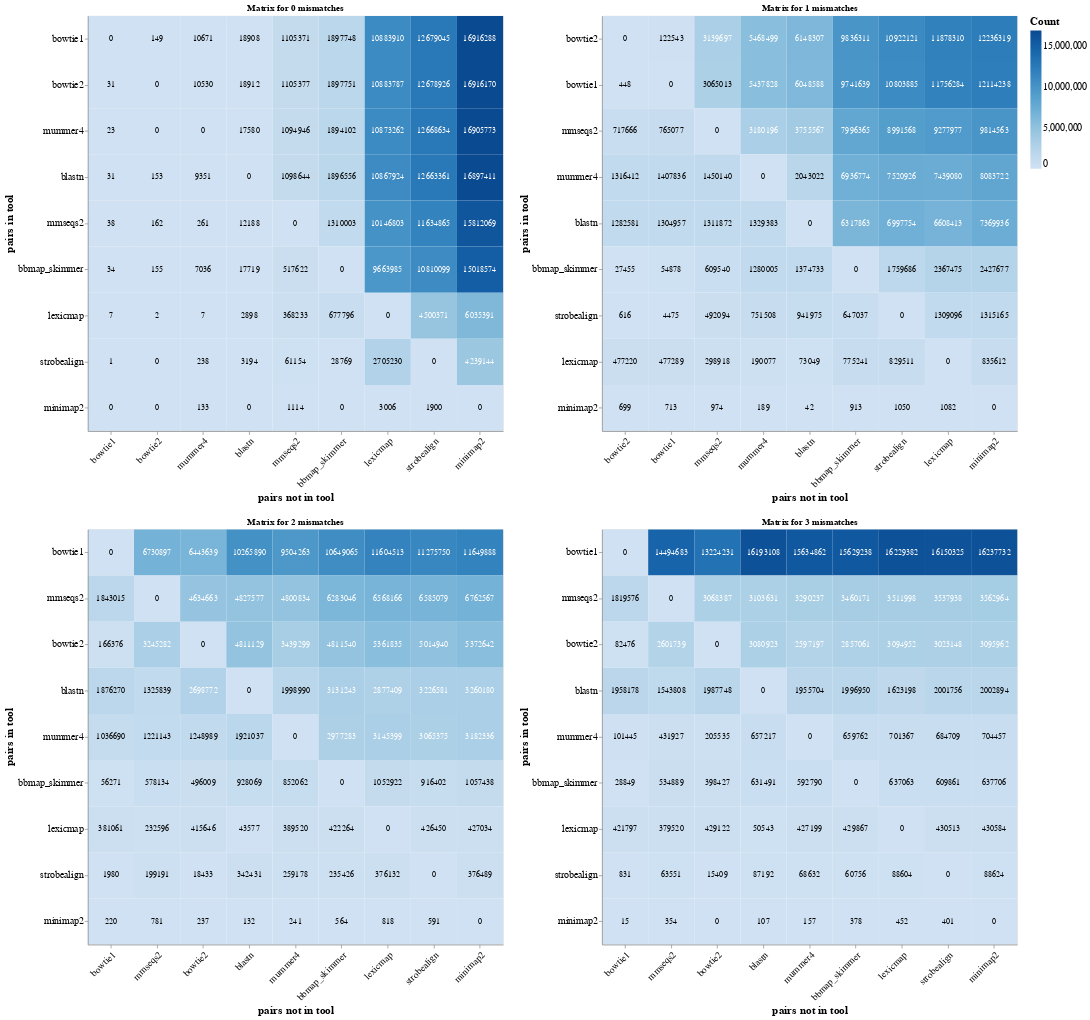

Notebook source saved alongside this figure:
### Markdown cell above
Let's combine all the matrixes svgs into one for the manuscript

### Code cell
import altair as alt

row_1 = alt.hconcat(all_charts[0],all_charts[1])
row_2 = alt.hconcat(all_charts[2],all_charts[3])
chart = alt.vconcat(row_1,row_2)
chart.save("results/real_data/plots/matrix_combined.svg")
chart.save("results/real_data/plots/matrix_combined.pdf",format="pdf")
chart

### Figure 1 — Vega-Lite specification as saved in the notebook (floating-point values rounded to 4 significant figures)
{"config": {"view": {"continuousWidth": 300, "continuousHeight": 300}}, "vconcat": [{"hconcat": [{"layer": [{"mark": {"type": "rect"}, "encoding": {"color": {"field": "count", "legend": {"labelFontSize": 14, "title": "Count", "titleFontSize": 16}, "scale": {"scheme": "blues"}, "type": "quantitative"}, "tooltip": [{"field": "in_tool", "type": "nominal"}, {"field": "not_in_tool", "type": "nominal"}, {"field": "count", "type": "quantitative"}], "x": {"axis": {"labelAngle": -45, "labelFontSize": 14, "titleFontSize": 16}, "field": "not_in_tool", "sort": ["bowtie1", "bowtie2", "mummer4", "blastn", "mmseqs2", "bbmap_skimmer", "lexicmap", "strobealign", "minimap2"], "title": "pairs not in tool", "type": "nominal"}, "y": {"axis": {"labelFontSize": 14, "titleFontSize": 16}, "field": "in_tool", "sort": ["bowtie1", "bowtie2", "mummer4", "blastn", "mmseqs2", "bbmap_skimmer", "lexicmap", "strobealign", "minimap2"], "title": "pairs in tool", "type": "nominal"}}, "title": "Matrix for 0 mismatches"}, {"mark": {"type": "text", "baseline": "middle"}, "encoding": {"color": {"condition": {"test": "(datum.count > 3302364.5185185187)", "value": "white"}, "value": "black"}, "text": {"field": "count", "format": "d", "type": "quantitative"}, "tooltip": [{"field": "in_tool", "type": "nominal"}, {"field": "not_in_tool", "type": "nominal"}, {"field": "count", "type": "quantitative"}], "x": {"axis": {"labelAngle": -45, "labelFontSize": 14, "titleFontSize": 16}, "field": "not_in_tool", "sort": ["bowtie1", "bowtie2", "mummer4", "blastn", "mmseqs2", "bbmap_skimmer", "lexicmap", "strobealign", "minimap2"], "title": "pairs not in tool", "type": "nominal"}, "y": {"axis": {"labelFontSize": 14, "titleFontSize": 16}, "field": "in_tool", "sort": ["bowtie1", "bowtie2", "mummer4", "blastn", "mmseqs2", "bbmap_skimmer", "lexicmap", "strobealign", "minimap2"], "title": "pairs in tool", "type": "nominal"}}, "title": "Matrix for 0 mismatches"}], "data": {"name": "data-8a3f7eb47157b83a7a8fcba73a048d3e"}, "height": 600, "width": 600}, {"layer": [{"mark": {"type": "rect"}, "encoding": {"color": {"field": "count", "legend": {"labelFontSize": 14, "title": "Count", "titleFontSize": 16}, "scale": {"scheme": "blues"}, "type": "quantitative"}, "tooltip": [{"field": "in_tool", "type": "nominal"}, {"field": "not_in_tool", "type": "nominal"}, {"field": "count", "type": "quantitative"}], "x": {"axis": {"labelAngle": -45, "labelFontSize": 14, "titleFontSize": 16}, "field": "not_in_tool", "sort": ["bowtie2", "bowtie1", "mmseqs2", "mummer4", "blastn", "bbmap_skimmer", "strobealign", "lexicmap", "minimap2"], "title": "pairs not in tool", "type": "nominal"}, "y": {"axis": {"labelFontSize": 14, "titleFontSize": 16}, "field": "in_tool", "sort": ["bowtie2", "bowtie1", "mmseqs2", "mummer4", "blastn", "bbmap_skimmer", "strobealign", "lexicmap", "minimap2"], "title": "pairs in tool", "type": "nominal"}}, "title": "Matrix for 1 mismatches"}, {"mark": {"type": "text", "baseline": "middle"}, "encoding": {"color": {"condition": {"test": "(datum.count > 3102045.358024691)", "value": "white"}, "value": "black"}, "text": {"field": "count", "format": "d", "type": "quantitative"}, "tooltip": [{"field": "in_tool", "type": "nominal"}, {"field": "not_in_tool", "type": "nominal"}, {"field": "count", "type": "quantitative"}], "x": {"axis": {"labelAngle": -45, "labelFontSize": 14, "titleFontSize": 16}, "field": "not_in_tool", "sort": ["bowtie2", "bowtie1", "mmseqs2", "mummer4", "blastn", "bbmap_skimmer", "strobealign", "lexicmap", "minimap2"], "title": "pairs not in tool", "type": "nominal"}, "y": {"axis": {"labelFontSize": 14, "titleFontSize": 16}, "field": "in_tool", "sort": ["bowtie2", "bowtie1", "mmseqs2", "mummer4", "blastn", "bbmap_skimmer", "strobealign", "lexicmap", "minimap2"], "title": "pairs in tool", "type": "nominal"}}, "title": "Matrix for 1 mismatches"}], "data": {"name": "data-0a3e92b621a56f6972028d1f9bd8baf2"}, "height": 600, "width": 600}]}, {"hconcat": [{"layer": [{"mark": {"type": "rect"}, "encoding": {"color": {"field": "count", "legend": {"labelFontSize": 14, "title": "Count", "titleFontSize": 16}, "scale": {"scheme": "blues"}, "type": "quantitative"}, "tooltip": [{"field": "in_tool", "type": "nominal"}, {"field": "not_in_tool", "type": "nominal"}, {"field": "count", "type": "quantitative"}], "x": {"axis": {"labelAngle": -45, "labelFontSize": 14, "titleFontSize": 16}, "field": "not_in_tool", "sort": ["bowtie1", "mmseqs2", "bowtie2", "blastn", "mummer4", "bbmap_skimmer", "lexicmap", "strobealign", "minimap2"], "title": "pairs not in tool", "type": "nominal"}, "y": {"axis": {"labelFontSize": 14, "titleFontSize": 16}, "field": "in_tool", "sort": ["bowtie1", "mmseqs2", "bowtie2", "blastn", "mummer4", "bbmap_skimmer", "lexicmap", "strobealign", "minimap2"], "title": "pairs in tool", "type": "nominal"}}, "title": "Matrix for 2 mismatches"}, {"mark": {"type": "text", "baseline": "middle"}, "encoding": {"color": {"condition": {"test": "(datum.count > 2485601.6049382715)", "value": "white"}, "value": "black"}, "text": {"field": "count", "format": "d", "type": "quantitative"}, "tooltip": [{"field": "in_tool", "type": "nominal"}, {"field": "not_in_tool", "type": "nominal"}, {"field": "count", "type": "quantitative"}], "x": {"axis": {"labelAngle": -45, "labelFontSize": 14, "titleFontSize": 16}, "field": "not_in_tool", "sort": ["bowtie1", "mmseqs2", "bowtie2", "blastn", "mummer4", "bbmap_skimmer", "lexicmap", "strobealign", "minimap2"], "title": "pairs not in tool", "type": "nominal"}, "y": {"axis": {"labelFontSize": 14, "titleFontSize": 16}, "field": "in_tool", "sort": ["bowtie1", "mmseqs2", "bowtie2", "blastn", "mummer4", "bbmap_skimmer", "lexicmap", "strobealign", "minimap2"], "title": "pairs in tool", "type": "nominal"}}, "title": "Matrix for 2 mismatches"}], "data": {"name": "data-c92d49de97ec8303782bbec9ae9aeaf1"}, "height": 600, "width": 600}, {"layer": [{"mark": {"type": "rect"}, "encoding": {"color": {"field": "count", "legend": {"labelFontSize": 14, "title": "Count", "titleFontSize": 16}, "scale": {"scheme": "blues"}, "type": "quantitative"}, "tooltip": [{"field": "in_tool", "type": "nominal"}, {"field": "not_in_tool", "type": "nominal"}, {"field": "count", "type": "quantitative"}], "x": {"axis": {"labelAngle": -45, "labelFontSize": 14, "titleFontSize": 16}, "field": "not_in_tool", "sort": ["bowtie1", "mmseqs2", "bowtie2", "blastn", "mummer4", "bbmap_skimmer", "lexicmap", "strobealign", "minimap2"], "title": "pairs not in tool", "type": "nominal"}, "y": {"axis": {"labelFontSize": 14, "titleFontSize": 16}, "field": "in_tool", "sort": ["bowtie1", "mmseqs2", "bowtie2", "blastn", "mummer4", "bbmap_skimmer", "lexicmap", "strobealign", "minimap2"], "title": "pairs in tool", "type": "nominal"}}, "title": "Matrix for 3 mismatches"}, {"mark": {"type": "text", "baseline": "middle"}, "encoding": {"color": {"condition": {"test": "(datum.count > 2424003.2098765434)", "value": "white"}, "value": "black"}, "text": {"field": "count", "format": "d", "type": "quantitative"}, "tooltip": [{"field": "in_tool", "type": "nominal"}, {"field": "not_in_tool", "type": "nominal"}, {"field": "count", "type": "quantitative"}], "x": {"axis": {"labelAngle": -45, "labelFontSize": 14, "titleFontSize": 16}, "field": "not_in_tool", "sort": ["bowtie1", "mmseqs2", "bowtie2", "blastn", "mummer4", "bbmap_skimmer", "lexicmap", "strobealign", "minimap2"], "title": "pairs not in tool", "type": "nominal"}, "y": {"axis": {"labelFontSize": 14, "titleFontSize": 16}, "field": "in_tool", "sort": ["bowtie1", "mmseqs2", "bowtie2", "blastn", "mummer4", "bbmap_skimmer", "lexicmap", "strobealign", "minimap2"], "title": "pairs in tool", "type": "nominal"}}, "title": "Matrix for 3 mismatches"}], "data": {"name": "data-4cb32678132ec3e057c491d891dc3567"}, "height": 600, "width": 600}]}], "$schema": "https://vega.github.io/schema/vega-lite/v5.20.1.json", "datasets": {"data-8a3f7eb47157b83a7a8fcba73a048d3e": [{"in_tool": "bowtie1", "not_in_tool": "bowtie1", "count": 0}, {"in_tool": "bowtie2", "not_in_tool": "bowtie1", "count": 31}, {"in_tool": "mummer4", "not_in_tool": "bowtie1", "count": 23}, {"in_tool": "blastn", "not_in_tool": "bowtie1", "count": 31}, {"in_tool": "mmseqs2", "not_in_tool": "bowtie1", "count": 38}, {"in_tool": "bbmap_skimmer", "not_in_tool": "bowtie1", "count": 34}, {"in_tool": "lexicmap", "not_in_tool": "bowtie1", "count": 7}, {"in_tool": "strobealign", "not_in_tool": "bowtie1", "count": 1}, {"in_tool": "minimap2", "not_in_tool": "bowtie1", "count": 0}, {"in_tool": "bowtie1", "not_in_tool": "bowtie2", "count": 149}, {"in_tool": "bowtie2", "not_in_tool": "bowtie2", "count": 0}, {"in_tool": "mummer4", "not_in_tool": "bowtie2", "count": 0}, {"in_tool": "blastn", "not_in_tool": "bowtie2", "count": 153}, {"in_tool": "mmseqs2", "not_in_tool": "bowtie2", "count": 162}, {"in_tool": "bbmap_skimmer", "not_in_tool": "bowtie2", "count": 155}, {"in_tool": "lexicmap", "not_in_tool": "bowtie2", "count": 2}, {"in_tool": "strobealign", "not_in_tool": "bowtie2", "count": 0}, {"in_tool": "minimap2", "not_in_tool": "bowtie2", "count": 0}, {"in_tool": "bowtie1", "not_in_tool": "mummer4", "count": 10671}, {"in_tool": "bowtie2", "not_in_tool": "mummer4", "count": 10530}, {"in_tool": "mummer4", "not_in_tool": "mummer4", "count": 0}, {"in_tool": "blastn", "not_in_tool": "mummer4", "count": 9351}, {"in_tool": "mmseqs2", "not_in_tool": "mummer4", "count": 261}, {"in_tool": "bbmap_skimmer", "not_in_tool": "mummer4", "count": 7036}, {"in_tool": "lexicmap", "not_in_tool": "mummer4", "count": 7}, {"in_tool": "strobealign", "not_in_tool": "mummer4", "count": 238}, {"in_tool": "minimap2", "not_in_tool": "mummer4", "count": 133}, {"in_tool": "bowtie1", "not_in_tool": "blastn", "count": 18908}, {"in_tool": "bowtie2", "not_in_tool": "blastn", "count": 18912}, {"in_tool": "mummer4", "not_in_tool": "blastn", "count": 17580}, {"in_tool": "blastn", "not_in_tool": "blastn", "count": 0}, {"in_tool": "mmseqs2", "not_in_tool": "blastn", "count": 12188}, {"in_tool": "bbmap_skimmer", "not_in_tool": "blastn", "count": 17719}, {"in_tool": "lexicmap", "not_in_tool": "blastn", "count": 2898}, {"in_tool": "strobealign", "not_in_tool": "blastn", "count": 3194}, {"in_tool": "minimap2", "not_in_tool": "blastn", "count": 0}, {"in_tool": "bowtie1", "not_in_tool": "mmseqs2", "count": 1105371}, {"in_tool": "bowtie2", "not_in_tool": "mmseqs2", "count": 1105377}, {"in_tool": "mummer4", "not_in_tool": "mmseqs2", "count": 1094946}, {"in_tool": "blastn", "not_in_tool": "mmseqs2", "count": 1098644}, {"in_tool": "mmseqs2", "not_in_tool": "mmseqs2", "count": 0}, {"in_tool": "bbmap_skimmer", "not_in_tool": "mmseqs2", "count": 517622}, {"in_tool": "lexicmap", "not_in_tool": "mmseqs2", "count": 368233}, {"in_tool": "strobealign", "not_in_tool": "mmseqs2", "count": 61154}, {"in_tool": "minimap2", "not_in_tool": "mmseqs2", "count": 1114}, {"in_tool": "bowtie1", "not_in_tool": "bbmap_skimmer", "count": 1897748}, {"in_tool": "bowtie2", "not_in_tool": "bbmap_skimmer", "count": 1897751}, {"in_tool": "mummer4", "not_in_tool": "bbmap_skimmer", "count": 1894102}, {"in_tool": "blastn", "not_in_tool": "bbmap_skimmer", "count": 1896556}, {"in_tool": "mmseqs2", "not_in_tool": "bbmap_skimmer", "count": 1310003}, {"in_tool": "bbmap_skimmer", "not_in_tool": "bbmap_skimmer", "count": 0}, {"in_tool": "lexicmap", "not_in_tool": "bbmap_skimmer", "count": 677796}, {"in_tool": "strobealign", "not_in_tool": "bbmap_skimmer", "count": 28769}, {"in_tool": "minimap2", "not_in_tool": "bbmap_skimmer", "count": 0}, {"in_tool": "bowtie1", "not_in_tool": "lexicmap", "count": 10883910}, {"in_tool": "bowtie2", "not_in_tool": "lexicmap", "count": 10883787}, {"in_tool": "mummer4", "not_in_tool": "lexicmap", "count": 10873262}, {"in_tool": "blastn", "not_in_tool": "lexicmap", "count": 10867924}, {"in_tool": "mmseqs2", "not_in_tool": "lexicmap", "count": 10146803}, {"in_tool": "bbmap_skimmer", "not_in_tool": "lexicmap", "count": 9663985}, {"in_tool": "lexicmap", "not_in_tool": "lexicmap", "count": 0}, {"in_tool": "strobealign", "not_in_tool": "lexicmap", "count": 2705230}, {"in_tool": "minimap2", "not_in_tool": "lexicmap", "count": 3006}, {"in_tool": "bowtie1", "not_in_tool": "strobealign", "count": 12679045}, {"in_tool": "bowtie2", "not_in_tool": "strobealign", "count": 12678926}, {"in_tool": "mummer4", "not_in_tool": "strobealign", "count": 12668634}, {"in_tool": "blastn", "not_in_tool": "strobealign", "count": 12663361}, {"in_tool": "mmseqs2", "not_in_tool": "strobealign", "count": 11634865}, {"in_tool": "bbmap_skimmer", "not_in_tool": "strobealign", "count": 10810099}, {"in_tool": "lexicmap", "not_in_tool": "strobealign", "count": 4500371}, {"in_tool": "strobealign", "not_in_tool": "strobealign", "count": 0}, {"in_tool": "minimap2", "not_in_tool": "strobealign", "count": 1900}, {"in_tool": "bowtie1", "not_in_tool": "minimap2", "count": 16916288}, {"in_tool": "bowtie2", "not_in_tool": "minimap2", "count": 16916170}, {"in_tool": "mummer4", "not_in_tool": "minimap2", "count": 16905773}, {"in_tool": "blastn", "not_in_tool": "minimap2", "count": 16897411}, {"in_tool": "mmseqs2", "not_in_tool": "minimap2", "count": 15812069}, {"in_tool": "bbmap_skimmer", "not_in_tool": "minimap2", "count": 15018574}, {"in_tool": "lexicmap", "not_in_tool": "minimap2", "count": 6035391}, {"in_tool": "strobealign", "not_in_tool": "minimap2", "count": 4239144}, {"in_tool": "minimap2", "not_in_tool": "minimap2", "count": 0}], "data-0a3e92b621a56f6972028d1f9bd8baf2": [{"in_tool": "bowtie2", "not_in_tool": "bowtie2", "count": 0}, {"in_tool": "bowtie1", "not_in_tool": "bowtie2", "count": 448}, {"in_tool": "mmseqs2", "not_in_tool": "bowtie2", "count": 717666}, {"in_tool": "mummer4", "not_in_tool": "bowtie2", "count": 1316412}, {"in_tool": "blastn", "not_in_tool": "bowtie2", "count": 1282581}, {"in_tool": "bbmap_skimmer", "not_in_tool": "bowtie2", "count": 27455}, {"in_tool": "strobealign", "not_in_tool": "bowtie2", "count": 616}, {"in_tool": "lexicmap", "not_in_tool": "bowtie2", "count": 477220}, {"in_tool": "minimap2", "not_in_tool": "bowtie2", "count": 699}, {"in_tool": "bowtie2", "not_in_tool": "bowtie1", "count": 122543}, {"in_tool": "bowtie1", "not_in_tool": "bowtie1", "count": 0}, {"in_tool": "mmseqs2", "not_in_tool": "bowtie1", "count": 765077}, {"in_tool": "mummer4", "not_in_tool": "bowtie1", "count": 1407836}, {"in_tool": "blastn", "not_in_tool": "bowtie1", "count": 1304957}, {"in_tool": "bbmap_skimmer", "not_in_tool": "bowtie1", "count": 54878}, {"in_tool": "strobealign", "not_in_tool": "bowtie1", "count": 4475}, {"in_tool": "lexicmap", "not_in_tool": "bowtie1", "count": 477289}, {"in_tool": "minimap2", "not_in_tool": "bowtie1", "count": 713}, {"in_tool": "bowtie2", "not_in_tool": "mmseqs2", "count": 3139697}, {"in_tool": "bowtie1", "not_in_tool": "mmseqs2", "count": 3065013}, {"in_tool": "mmseqs2", "not_in_tool": "mmseqs2", "count": 0}, {"in_tool": "mummer4", "not_in_tool": "mmseqs2", "count": 1450140}, {"in_tool": "blastn", "not_in_tool": "mmseqs2", "count": 1311872}, {"in_tool": "bbmap_skimmer", "not_in_tool": "mmseqs2", "count": 609540}, {"in_tool": "strobealign", "not_in_tool": "mmseqs2", "count": 492094}, {"in_tool": "lexicmap", "not_in_tool": "mmseqs2", "count": 298918}, {"in_tool": "minimap2", "not_in_tool": "mmseqs2", "count": 974}, {"in_tool": "bowtie2", "not_in_tool": "mummer4", "count": 5468499}, {"in_tool": "bowtie1", "not_in_tool": "mummer4", "count": 5437828}, {"in_tool": "mmseqs2", "not_in_tool": "mummer4", "count": 3180196}, {"in_tool": "mummer4", "not_in_tool": "mummer4", "count": 0}, {"in_tool": "blastn", "not_in_tool": "mummer4", "count": 1329383}, {"in_tool": "bbmap_skimmer", "not_in_tool": "mummer4", "count": 1280005}, {"in_tool": "strobealign", "not_in_tool": "mummer4", "count": 751508}, {"in_tool": "lexicmap", "not_in_tool": "mummer4", "count": 190077}, {"in_tool": "minimap2", "not_in_tool": "mummer4", "count": 189}, {"in_tool": "bowtie2", "not_in_tool": "blastn", "count": 6148307}, {"in_tool": "bowtie1", "not_in_tool": "blastn", "count": 6048588}, {"in_tool": "mmseqs2", "not_in_tool": "blastn", "count": 3755567}, {"in_tool": "mummer4", "not_in_tool": "blastn", "count": 2043022}, {"in_tool": "blastn", "not_in_tool": "blastn", "count": 0}, {"in_tool": "bbmap_skimmer", "not_in_tool": "blastn", "count": 1374733}, {"in_tool": "strobealign", "not_in_tool": "blastn", "count": 941975}, {"in_tool": "lexicmap", "not_in_tool": "blastn", "count": 73049}, {"in_tool": "minimap2", "not_in_tool": "blastn", "count": 42}, {"in_tool": "bowtie2", "not_in_tool": "bbmap_skimmer", "count": 9836311}, {"in_tool": "bowtie1", "not_in_tool": "bbmap_skimmer", "count": 9741639}, {"in_tool": "mmseqs2", "not_in_tool": "bbmap_skimmer", "count": 7996365}, {"in_tool": "mummer4", "not_in_tool": "bbmap_skimmer", "count": 6936774}, {"in_tool": "blastn", "not_in_tool": "bbmap_skimmer", "count": 6317863}, {"in_tool": "bbmap_skimmer", "not_in_tool": "bbmap_skimmer", "count": 0}, {"in_tool": "strobealign", "not_in_tool": "bbmap_skimmer", "count": 647037}, {"in_tool": "lexicmap", "not_in_tool": "bbmap_skimmer", "count": 775241}, {"in_tool": "minimap2", "not_in_tool": "bbmap_skimmer", "count": 913}, {"in_tool": "bowtie2", "not_in_tool": "strobealign", "count": 10922121}, {"in_tool": "bowtie1", "not_in_tool": "strobealign", "count": 10803885}, {"in_tool": "mmseqs2", "not_in_tool": "strobealign", "count": 8991568}, {"in_tool": "mummer4", "not_in_tool": "strobealign", "count": 7520926}, {"in_tool": "blastn", "not_in_tool": "strobealign", "count": 6997754}, {"in_tool": "bbmap_skimmer", "not_in_tool": "strobealign", "count": 1759686}, {"in_tool": "strobealign", "not_in_tool": "strobealign", "count": 0}, {"in_tool": "lexicmap", "not_in_tool": "strobealign", "count": 829511}, {"in_tool": "minimap2", "not_in_tool": "strobealign", "count": 1050}, {"in_tool": "bowtie2", "not_in_tool": "lexicmap", "count": 11878310}, {"in_tool": "bowtie1", "not_in_tool": "lexicmap", "count": 11756284}, {"in_tool": "mmseqs2", "not_in_tool": "lexicmap", "count": 9277977}, {"in_tool": "mummer4", "not_in_tool": "lexicmap", "count": 7439080}, {"in_tool": "blastn", "not_in_tool": "lexicmap", "count": 6608413}, {"in_tool": "bbmap_skimmer", "not_in_tool": "lexicmap", "count": 2367475}, {"in_tool": "strobealign", "not_in_tool": "lexicmap", "count": 1309096}, {"in_tool": "lexicmap", "not_in_tool": "lexicmap", "count": 0}, {"in_tool": "minimap2", "not_in_tool": "lexicmap", "count": 1082}, {"in_tool": "bowtie2", "not_in_tool": "minimap2", "count": 12236319}, {"in_tool": "bowtie1", "not_in_tool": "minimap2", "count": 12114238}, {"in_tool": "mmseqs2", "not_in_tool": "minimap2", "count": 9814563}, {"in_tool": "mummer4", "not_in_tool": "minimap2", "count": 8083722}, {"in_tool": "blastn", "not_in_tool": "minimap2", "count": 7369936}, {"in_tool": "bbmap_skimmer", "not_in_tool": "minimap2", "count": 2427677}, {"in_tool": "strobealign", "not_in_tool": "minimap2", "count": 1315165}, {"in_tool": "lexicmap", "not_in_tool": "minimap2", "count": 835612}, {"in_tool": "minimap2", "not_in_tool": "minimap2", "count": 0}], "data-c92d49de97ec8303782bbec9ae9aeaf1": [{"in_tool": "bowtie1", "not_in_tool": "bowtie1", "count": 0}, {"in_tool": "mmseqs2", "not_in_tool": "bowtie1", "count": 1843015}, {"in_tool": "bowtie2", "not_in_tool": "bowtie1", "count": 166376}, {"in_tool": "blastn", "not_in_tool": "bowtie1", "count": 1876270}, {"in_tool": "mummer4", "not_in_tool": "bowtie1", "count": 1036690}, {"in_tool": "bbmap_skimmer", "not_in_tool": "bowtie1", "count": 56271}, {"in_tool": "lexicmap", "not_in_tool": "bowtie1", "count": 381061}, {"in_tool": "strobealign", "not_in_tool": "bowtie1", "count": 1980}, {"in_tool": "minimap2", "not_in_tool": "bowtie1", "count": 220}, {"in_tool": "bowtie1", "not_in_tool": "mmseqs2", "count": 6730897}, {"in_tool": "mmseqs2", "not_in_tool": "mmseqs2", "count": 0}, {"in_tool": "bowtie2", "not_in_tool": "mmseqs2", "count": 3245282}, {"in_tool": "blastn", "not_in_tool": "mmseqs2", "count": 1325839}, {"in_tool": "mummer4", "not_in_tool": "mmseqs2", "count": 1221143}, {"in_tool": "bbmap_skimmer", "not_in_tool": "mmseqs2", "count": 578134}, {"in_tool": "lexicmap", "not_in_tool": "mmseqs2", "count": 232596}, {"in_tool": "strobealign", "not_in_tool": "mmseqs2", "count": 199191}, {"in_tool": "minimap2", "not_in_tool": "mmseqs2", "count": 781}, {"in_tool": "bowtie1", "not_in_tool": "bowtie2", "count": 6443639}, {"in_tool": "mmseqs2", "not_in_tool": "bowtie2", "count": 4634663}, {"in_tool": "bowtie2", "not_in_tool": "bowtie2", "count": 0}, {"in_tool": "blastn", "not_in_tool": "bowtie2", "count": 2698772}, {"in_tool": "mummer4", "not_in_tool": "bowtie2", "count": 1248989}, {"in_tool": "bbmap_skimmer", "not_in_tool": "bowtie2", "count": 496009}, {"in_tool": "lexicmap", "not_in_tool": "bowtie2", "count": 415646}, {"in_tool": "strobealign", "not_in_tool": "bowtie2", "count": 18433}, {"in_tool": "minimap2", "not_in_tool": "bowtie2", "count": 237}, {"in_tool": "bowtie1", "not_in_tool": "blastn", "count": 10265890}, {"in_tool": "mmseqs2", "not_in_tool": "blastn", "count": 4827577}, {"in_tool": "bowtie2", "not_in_tool": "blastn", "count": 4811129}, {"in_tool": "blastn", "not_in_tool": "blastn", "count": 0}, {"in_tool": "mummer4", "not_in_tool": "blastn", "count": 1921037}, {"in_tool": "bbmap_skimmer", "not_in_tool": "blastn", "count": 928069}, {"in_tool": "lexicmap", "not_in_tool": "blastn", "count": 43577}, {"in_tool": "strobealign", "not_in_tool": "blastn", "count": 342431}, {"in_tool": "minimap2", "not_in_tool": "blastn", "count": 132}, {"in_tool": "bowtie1", "not_in_tool": "mummer4", "count": 9504263}, {"in_tool": "mmseqs2", "not_in_tool": "mummer4", "count": 4800834}, {"in_tool": "bowtie2", "not_in_tool": "mummer4", "count": 3439299}, {"in_tool": "blastn", "not_in_tool": "mummer4", "count": 1998990}, {"in_tool": "mummer4", "not_in_tool": "mummer4", "count": 0}, {"in_tool": "bbmap_skimmer", "not_in_tool": "mummer4", "count": 852062}, {"in_tool": "lexicmap", "not_in_tool": "mummer4", "count": 389520}, {"in_tool": "strobealign", "not_in_tool": "mummer4", "count": 259178}, {"in_tool": "minimap2", "not_in_tool": "mummer4", "count": 241}, {"in_tool": "bowtie1", "not_in_tool": "bbmap_skimmer", "count": 10649065}, {"in_tool": "mmseqs2", "not_in_tool": "bbmap_skimmer", "count": 6283046}, {"in_tool": "bowtie2", "not_in_tool": "bbmap_skimmer", "count": 4811540}, {"in_tool": "blastn", "not_in_tool": "bbmap_skimmer", "count": 3131243}, {"in_tool": "mummer4", "not_in_tool": "bbmap_skimmer", "count": 2977283}, {"in_tool": "bbmap_skimmer", "not_in_tool": "bbmap_skimmer", "count": 0}, {"in_tool": "lexicmap", "not_in_tool": "bbmap_skimmer", "count": 422264}, {"in_tool": "strobealign", "not_in_tool": "bbmap_skimmer", "count": 235426}, {"in_tool": "minimap2", "not_in_tool": "bbmap_skimmer", "count": 564}, {"in_tool": "bowtie1", "not_in_tool": "lexicmap", "count": 11604513}, {"in_tool": "mmseqs2", "not_in_tool": "lexicmap", "count": 6568166}, {"in_tool": "bowtie2", "not_in_tool": "lexicmap", "count": 5361835}, {"in_tool": "blastn", "not_in_tool": "lexicmap", "count": 2877409}, {"in_tool": "mummer4", "not_in_tool": "lexicmap", "count": 3145399}, {"in_tool": "bbmap_skimmer", "not_in_tool": "lexicmap", "count": 1052922}, {"in_tool": "lexicmap", "not_in_tool": "lexicmap", "count": 0}, {"in_tool": "strobealign", "not_in_tool": "lexicmap", "count": 376132}, {"in_tool": "minimap2", "not_in_tool": "lexicmap", "count": 818}, {"in_tool": "bowtie1", "not_in_tool": "strobealign", "count": 11275750}, {"in_tool": "mmseqs2", "not_in_tool": "strobealign", "count": 6585079}, {"in_tool": "bowtie2", "not_in_tool": "strobealign", "count": 5014940}, {"in_tool": "blastn", "not_in_tool": "strobealign", "count": 3226581}, {"in_tool": "mummer4", "not_in_tool": "strobealign", "count": 3065375}, {"in_tool": "bbmap_skimmer", "not_in_tool": "strobealign", "count": 916402}, {"in_tool": "lexicmap", "not_in_tool": "strobealign", "count": 426450}, {"in_tool": "strobealign", "not_in_tool": "strobealign", "count": 0}, {"in_tool": "minimap2", "not_in_tool": "strobealign", "count": 591}, {"in_tool": "bowtie1", "not_in_tool": "minimap2", "count": 11649888}, {"in_tool": "mmseqs2", "not_in_tool": "minimap2", "count": 6762567}, {"in_tool": "bowtie2", "not_in_tool": "minimap2", "count": 5372642}, {"in_tool": "blastn", "not_in_tool": "minimap2", "count": 3260180}, {"in_tool": "mummer4", "not_in_tool": "minimap2", "count": 3182336}, {"in_tool": "bbmap_skimmer", "not_in_tool": "minimap2", "count": 1057438}, {"in_tool": "lexicmap", "not_in_tool": "minimap2", "count": 427034}, {"in_tool": "strobealign", "not_in_tool": "minimap2", "count": 376489}, {"in_tool": "minimap2", "not_in_tool": "minimap2", "count": 0}], "data-4cb32678132ec3e057c491d891dc3567": [{"in_tool": "bowtie1", "not_in_tool": "bowtie1", "count": 0}, {"in_tool": "mmseqs2", "not_in_tool": "bowtie1", "count": 1819576}, {"in_tool": "bowtie2", "not_in_tool": "bowtie1", "count": 82476}, {"in_tool": "blastn", "not_in_tool": "bowtie1", "count": 1958178}, {"in_tool": "mummer4", "not_in_tool": "bowtie1", "count": 101445}, {"in_tool": "bbmap_skimmer", "not_in_tool": "bowtie1", "count": 28849}, {"in_tool": "lexicmap", "not_in_tool": "bowtie1", "count": 421797}, {"in_tool": "strobealign", "not_in_tool": "bowtie1", "count": 831}, {"in_tool": "minimap2", "not_in_tool": "bowtie1", "count": 15}, {"in_tool": "bowtie1", "not_in_tool": "mmseqs2", "count": 14494683}, {"in_tool": "mmseqs2", "not_in_tool": "mmseqs2", "count": 0}, {"in_tool": "bowtie2", "not_in_tool": "mmseqs2", "count": 2601739}, {"in_tool": "blastn", "not_in_tool": "mmseqs2", "count": 1543808}, {"in_tool": "mummer4", "not_in_tool": "mmseqs2", "count": 431927}, {"in_tool": "bbmap_skimmer", "not_in_tool": "mmseqs2", "count": 534889}, {"in_tool": "lexicmap", "not_in_tool": "mmseqs2", "count": 379520}, {"in_tool": "strobealign", "not_in_tool": "mmseqs2", "count": 63551}, {"in_tool": "minimap2", "not_in_tool": "mmseqs2", "count": 354}, {"in_tool": "bowtie1", "not_in_tool": "bowtie2", "count": 13224231}, {"in_tool": "mmseqs2", "not_in_tool": "bowtie2", "count": 3068387}, {"in_tool": "bowtie2", "not_in_tool": "bowtie2", "count": 0}, {"in_tool": "blastn", "not_in_tool": "bowtie2", "count": 1987748}, {"in_tool": "mummer4", "not_in_tool": "bowtie2", "count": 205535}, {"in_tool": "bbmap_skimmer", "not_in_tool": "bowtie2", "count": 398427}, {"in_tool": "lexicmap", "not_in_tool": "bowtie2", "count": 429122}, {"in_tool": "strobealign", "not_in_tool": "bowtie2", "count": 15409}, {"in_tool": "minimap2", "not_in_tool": "bowtie2", "count": 0}, {"in_tool": "bowtie1", "not_in_tool": "blastn", "count": 16193108}, {"in_tool": "mmseqs2", "not_in_tool": "blastn", "count": 3103631}, {"in_tool": "bowtie2", "not_in_tool": "blastn", "count": 3080923}, {"in_tool": "blastn", "not_in_tool": "blastn", "count": 0}, {"in_tool": "mummer4", "not_in_tool": "blastn", "count": 657217}, {"in_tool": "bbmap_skimmer", "not_in_tool": "blastn", "count": 631491}, {"in_tool": "lexicmap", "not_in_tool": "blastn", "count": 50543}, {"in_tool": "strobealign", "not_in_tool": "blastn", "count": 87192}, {"in_tool": "minimap2", "not_in_tool": "blastn", "count": 107}, {"in_tool": "bowtie1", "not_in_tool": "mummer4", "count": 15634862}, {"in_tool": "mmseqs2", "not_in_tool": "mummer4", "count": 3290237}, {"in_tool": "bowtie2", "not_in_tool": "mummer4", "count": 2597197}, {"in_tool": "blastn", "not_in_tool": "mummer4", "count": 1955704}, {"in_tool": "mummer4", "not_in_tool": "mummer4", "count": 0}, {"in_tool": "bbmap_skimmer", "not_in_tool": "mummer4", "count": 592790}, {"in_tool": "lexicmap", "not_in_tool": "mummer4", "count": 427199}, {"in_tool": "strobealign", "not_in_tool": "mummer4", "count": 68632}, {"in_tool": "minimap2", "not_in_tool": "mummer4", "count": 157}, {"in_tool": "bowtie1", "not_in_tool": "bbmap_skimmer", "count": 15629238}, {"in_tool": "mmseqs2", "not_in_tool": "bbmap_skimmer", "count": 3460171}, {"in_tool": "bowtie2", "not_in_tool": "bbmap_skimmer", "count": 2857061}, {"in_tool": "blastn", "not_in_tool": "bbmap_skimmer", "count": 1996950}, {"in_tool": "mummer4", "not_in_tool": "bbmap_skimmer", "count": 659762}, {"in_tool": "bbmap_skimmer", "not_in_tool": "bbmap_skimmer", "count": 0}, {"in_tool": "lexicmap", "not_in_tool": "bbmap_skimmer", "count": 429867}, {"in_tool": "strobealign", "not_in_tool": "bbmap_skimmer", "count": 60756}, {"in_tool": "minimap2", "not_in_tool": "bbmap_skimmer", "count": 378}, {"in_tool": "bowtie1", "not_in_tool": "lexicmap", "count": 16229382}, {"in_tool": "mmseqs2", "not_in_tool": "lexicmap", "count": 3511998}, {"in_tool": "bowtie2", "not_in_tool": "lexicmap", "count": 3094952}, {"in_tool": "blastn", "not_in_tool": "lexicmap", "count": 1623198}, {"in_tool": "mummer4", "not_in_tool": "lexicmap", "count": 701367}, {"in_tool": "bbmap_skimmer", "not_in_tool": "lexicmap", "count": 637063}, {"in_tool": "lexicmap", "not_in_tool": "lexicmap", "count": 0}, {"in_tool": "strobealign", "not_in_tool": "lexicmap", "count": 88604}, {"in_tool": "minimap2", "not_in_tool": "lexicmap", "count": 452}, {"in_tool": "bowtie1", "not_in_tool": "strobealign", "count": 16150325}, {"in_tool": "mmseqs2", "not_in_tool": "strobealign", "count": 3537938}, {"in_tool": "bowtie2", "not_in_tool": "strobealign", "count": 3023148}, {"in_tool": "blastn", "not_in_tool": "strobealign", "count": 2001756}, {"in_tool": "mummer4", "not_in_tool": "strobealign", "count": 684709}, {"in_tool": "bbmap_skimmer", "not_in_tool": "strobealign", "count": 609861}, {"in_tool": "lexicmap", "not_in_tool": "strobealign", "count": 430513}, {"in_tool": "strobealign", "not_in_tool": "strobealign", "count": 0}, {"in_tool": "minimap2", "not_in_tool": "strobealign", "count": 401}, {"in_tool": "bowtie1", "not_in_tool": "minimap2", "count": 16237732}, {"in_tool": "mmseqs2", "not_in_tool": "minimap2", "count": 3562964}, {"in_tool": "bowtie2", "not_in_tool": "minimap2", "count": 3095962}, {"in_tool": "blastn", "not_in_tool": "minimap2", "count": 2002894}, {"in_tool": "mummer4", "not_in_tool": "minimap2", "count": 704457}, {"in_tool": "bbmap_skimmer", "not_in_tool": "minimap2", "count": 637706}, {"in_tool": "lexicmap", "not_in_tool": "minimap2", "count": 430584}, {"in_tool": "strobealign", "not_in_tool": "minimap2", "count": 88624}, {"in_tool": "minimap2", "not_in_tool": "minimap2", "count": 0}]}}
